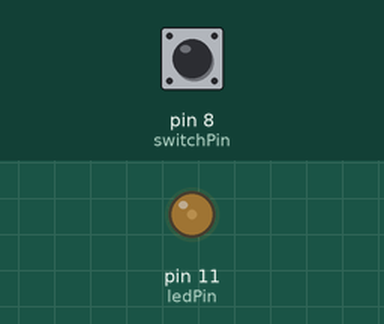
Bench run of a sketch on a simulated Arduino Uno, built with avr-gcc and run on an emulated ATmega328P. Parts: output pins drawn as LEDs (lit = HIGH). The test bench sets the inputs (shaded band); at power-on: pin 8 (switchPin) HIGH.

Above: at 1.2 s.
1.3 s: pin 8 (switchPin) pulled LOW for 0.15 s
At 2.5 s:
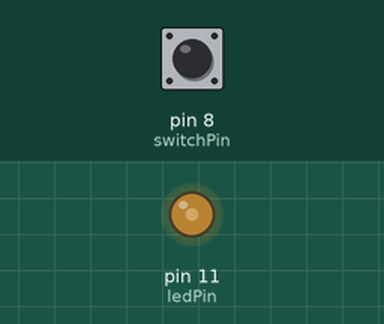
2.9 s: pin 8 (switchPin) pulled LOW for 1 s
At 4.9 s:
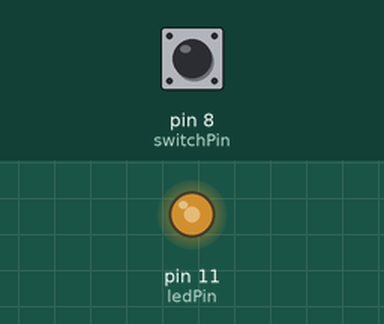
5.4 s: pin 8 (switchPin) pulled LOW for 0.15 s
At 6.8 s:
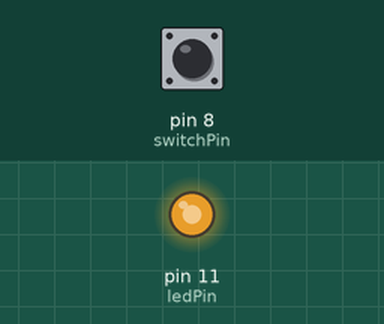
Timing chart, 0 to 8.4 s (numbered marks = the images above; inputs shaded):
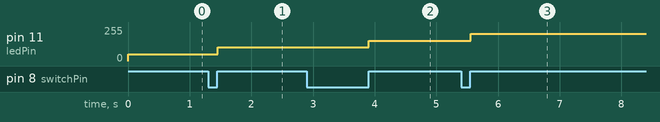

Measured:
- after the input at 1.3 s, pin 11 (ledPin): 51/255 → 102/255 after 0.16 s
- after the input at 2.9 s, pin 11 (ledPin): 102/255 → 153/255 after 1.0 s
- after the input at 5.4 s, pin 11 (ledPin): 153/255 → 204/255 after 0.16 s

The sketch:

change_the_brightness.ino
```cpp
//change the brightness
//there will be 5 levels of brightness
int switchPin=8;
int ledPin=11;
// only some of the pins support pulse width modulation, they are marked with tilde sign
boolean lastButton= LOW;
boolean currentButton = LOW;
int ledLevel= 0; //PWM pins values are btw 0-255
void setup() {
  pinMode(switchPin, INPUT);
  pinMode(ledPin, OUTPUT);

}
boolean debounce (boolean last) //last data of switch
{
  boolean current= digitalRead(switchPin);
  if (last !=current)
  {
    delay(5); //it gives the switch enough time (5ms) to finish the rebouncing
    current = digitalRead(switchPin);
  }
  return current;
}

void loop() {
  currentButton = debounce(lastButton);

  if (lastButton == LOW && currentButton == HIGH) //if last button is low and the current is high it means that sb just pressed the button
  {
   ledLevel= ledLevel + 51; //the level will be increased by 51

  }
  lastButton = currentButton;
  if (ledLevel > 255) ledLevel==0; //we cannot output the values greater than 255
  analogWrite(ledPin, ledLevel);
}
```
